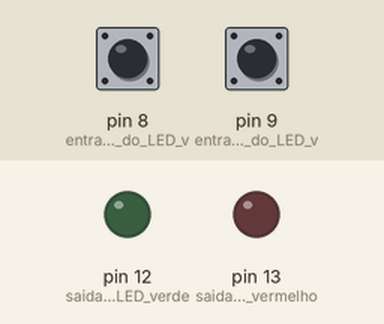
The sketch below on a simulated Arduino Uno, built with avr-gcc and run on an emulated ATmega328P. Parts: output pins drawn as LEDs (lit = HIGH). The test bench sets the inputs (shaded band); at power-on: pin 8 (entrada_do_botão_do_LED_v) LOW, pin 9 (entrada_do_botão_do_LED_v) LOW.

Above: at 1.2 s.
1.3 s: pin 8 (entrada_do_botão_do_LED_v) pulled HIGH for 0.15 s
At 1.37 s:
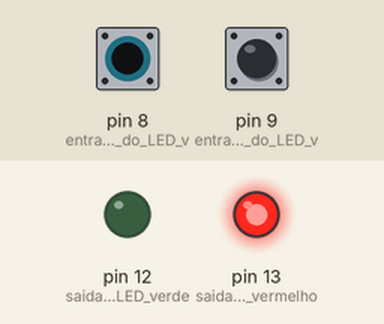
2.9 s: pin 9 (entrada_do_botão_do_LED_v) pulled HIGH for 0.15 s
At 2.97 s:
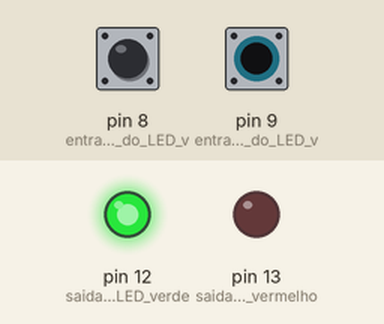
4.5 s: pin 9 (entrada_do_botão_do_LED_v) pulled HIGH for 3.2 s
At 8.5 s:
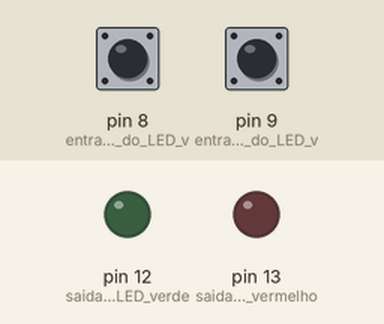
9.2 s: pin 8 (entrada_do_botão_do_LED_v) pulled HIGH for 3.2 s
At 9.6 s:
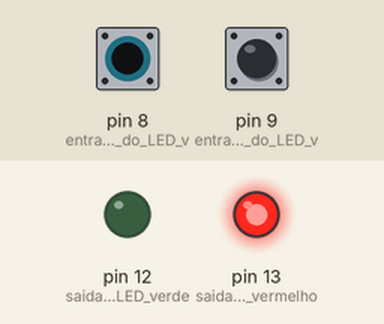
13.9 s: pin 8 (entrada_do_botão_do_LED_v) driven HIGH and pin 9 (entrada_do_botão_do_LED_v) driven HIGH
At 14.4 s:
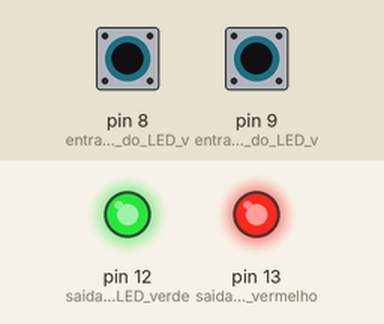
Timing chart, 0 to 16.4 s (numbered marks = the images above; inputs shaded):
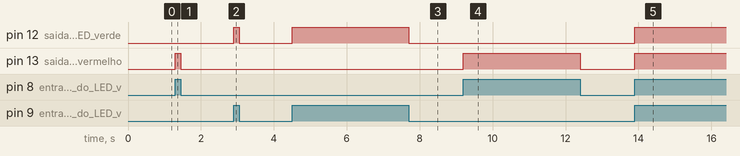

Measured:
- after the input at 1.3 s, pin 13 (saida_do_LED_vermelho): LOW → HIGH at once, → LOW 0.15 s later
- after the input at 2.9 s, pin 12 (saida_do_LED_verde): LOW → HIGH at once, → LOW 0.15 s later
- after the input at 4.5 s, pin 12 (saida_do_LED_verde): LOW → HIGH at once, → LOW 3.2 s later
- after the input at 9.2 s, pin 13 (saida_do_LED_vermelho): LOW → HIGH at once, → LOW 3.2 s later
- after the input at 13.9 s, pin 12 (saida_do_LED_verde), pin 13 (saida_do_LED_vermelho): LOW → HIGH at once

The sketch:

Botao_Marlon.ino
```cpp
void setup()
{
  pinMode(8, INPUT); // entrada do botão do LED vermelho
  pinMode(9, INPUT); // entrada do botão do LED verde
  pinMode(12, OUTPUT); // saida do LED verde
  pinMode(13, OUTPUT); // saida do LED vermelho
}

void loop()
{
  if(digitalRead(9) == true){
    digitalWrite(12, HIGH);
  }else{
    digitalWrite(12, LOW);
  }

  if(digitalRead(8)== true){
    digitalWrite(13, HIGH);
  }else{
    digitalWrite(13, LOW);
  }
}
```
